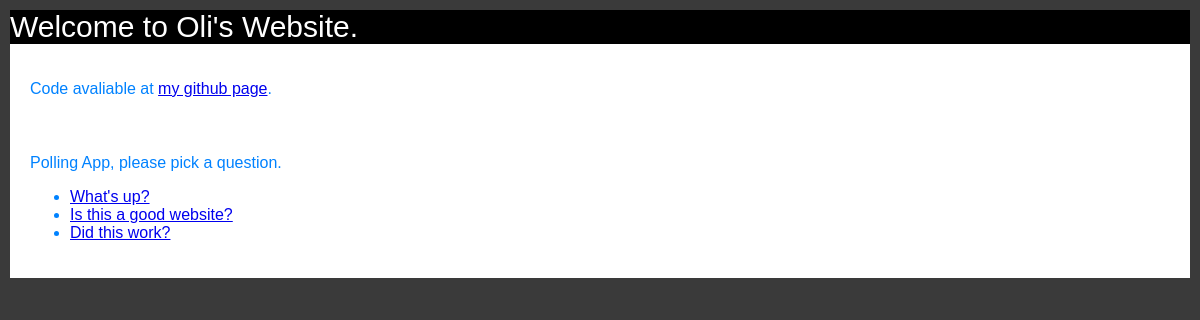
Page /Polls_App/ on the earlier database version.
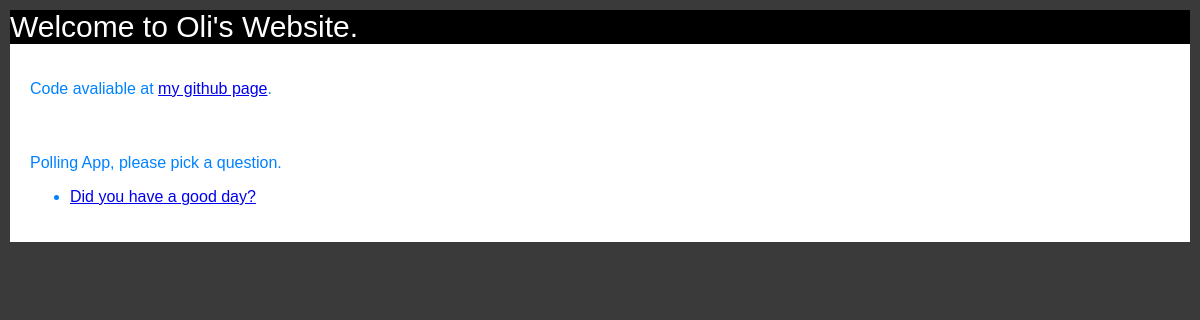
Same page on the later database version.
### Polls_App/models.py (models this page shows, shortened)
class Question(models.Model):
	question_text  = models.CharField(max_length=200)
	published_date = models.DateTimeField('date published')
	no_votes = models.IntegerField(default = 0)
	def was_published_recently(self):
		now = timezone.now()
		return now - datetime.timedelta(days = 1) <= self.published_date <= now
	was_published_recently.admin_order_field = 'published_date'
	was_published_recently.boolean = True
	was_published_recently.short_description = 'Published recently?'

### Polls_App/views.py (the view)
# urls.py: path('', views.IndexView.as_view(), name = 'index'),
class IndexView(generic.ListView):
	template_name = 'Polls_App/index.html'
	context_object_name = 'latest_question_list'
	def get_queryset(self):
		return Question.objects.filter(published_date__lte = timezone.now()).order_by('published_date')[:5]

### Polls_App/templates/Polls_App/index.html (shortened to what this page needs)
{% load static %}
<link rel = "stylesheet" type = "text/css" href = "{% static 'Polls_App/style.css' %}">
<header>
	Welcome to Oli's Website.
</header>
<section>
	<p>Code avaliable at <a href="https://github.com/OliWenman/" title="OliWenman Github" target="_blank"> my github page</a>.</p>
</section>
<section>
	{{ "Polling App, please pick a question." }}
	{% if latest_question_list %}
		<ul>
			{% for question in latest_question_list %}
				<li><a href = "{% url 'Polls_App:detail' question.id %}"> {{ question.question_text }}</a></li>
			{% endfor %}
		</ul>
	{% else %}
		<p>No polls are available. Please come back later.</p>
	{% endif %}
</section>

### Polls_App/static/Polls_App/style.css (style rules this page uses)
header { background: black; font-size: 30px; color: rgb(0, 130, 255) padding: 50px; }
section { background: white; color: rgb(0, 130, 255); padding: 20px; }

Differences in the rows shown:
removed Question: question_text "What's up?"
removed Question: question_text "Is this a good website?"
removed Question: question_text "Did this work?"
added Question: question_text "Did you have a good day?"
